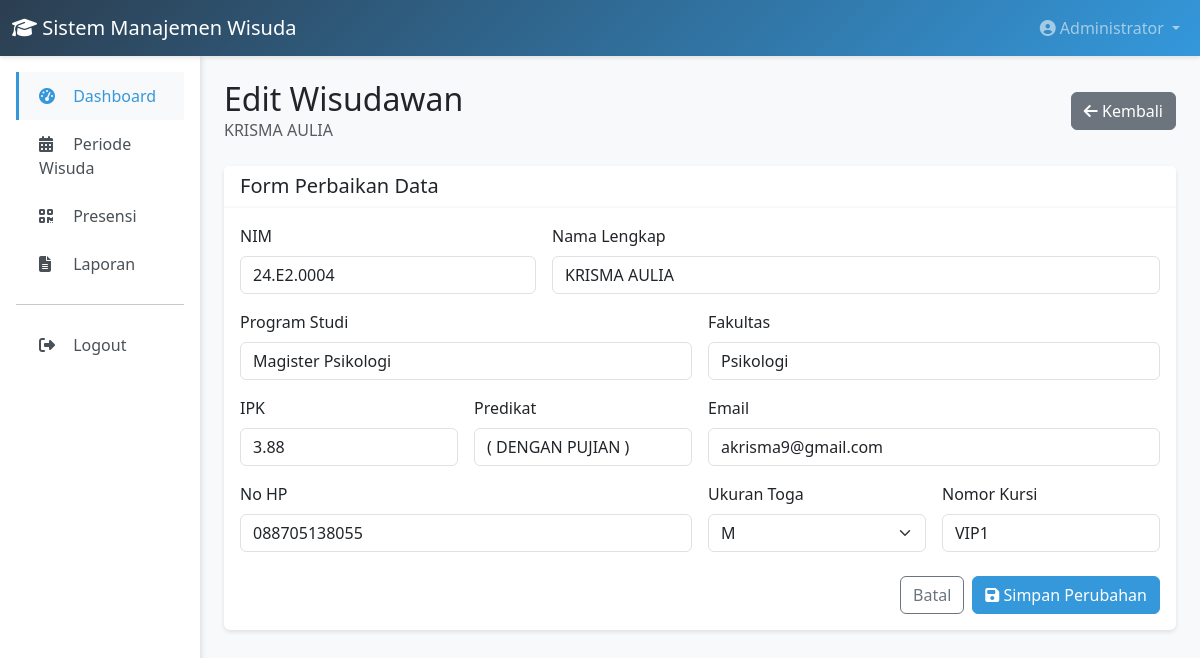
Page /index.php?url=wisudawan/edit/1/2 (signed in) on the committed database.
### tables this page shows
CREATE TABLE `2025_4_t_wisudawan` (
  `id` int NOT NULL,
  `periode_id` int NOT NULL,
  `sesi_id` int NOT NULL,
  `kode_unik` varchar(4) NOT NULL,
  `nim` varchar(20) NOT NULL,
  `nama_lengkap` varchar(100) NOT NULL,
  `program_studi` varchar(100) DEFAULT NULL,
  `fakultas` varchar(100) DEFAULT NULL,
  `ipk` decimal(3,2) DEFAULT NULL,
  `predikat` varchar(50) DEFAULT NULL,
  `email` varchar(100) DEFAULT NULL,
  `no_hp` varchar(20) DEFAULT NULL,
  `ukuran_toga` enum('VS','S','M','L','L2','L3','L4','L5','L6','L7','L8','XL','XXL') DEFAULT NULL,
  `nomor_kursi` varchar(20) DEFAULT NULL,
  `extra_data` text,
  `status_rsvp` enum('pending','confirmed','declined') DEFAULT 'pending',
  `rsvp_at` timestamp NULL DEFAULT NULL,
  `presensi_toga_at` timestamp NULL DEFAULT NULL,
  `presensi_toga_by` int DEFAULT NULL,
  `ttd_toga` text,
  `keterangan_toga` text,
  `presensi_gladi_at` timestamp NULL DEFAULT NULL,
  `presensi_gladi_by` int DEFAULT NULL,
  `presensi_hadir_at` timestamp NULL DEFAULT NULL,
  `presensi_hadir_by` int DEFAULT NULL,
  `ttd_hadir` text,
  `keterangan_hadir` text,
  `presensi_konsumsi_at` timestamp NULL DEFAULT NULL,
  `presensi_konsumsi_by` int DEFAULT NULL,
  `created_at` timestamp NULL DEFAULT CURRENT_TIMESTAMP,
  `updated_at` timestamp NULL DEFAULT CURRENT_TIMESTAMP ON UPDATE CURRENT_TIMESTAMP
);

### app/core/Database.php (called while the page is built, shortened)
<?php
class Database {
    private static $instance = null;
    private $connection;
    private function __construct() {
        try {
            $dsn = "mysql:host=" . DB_HOST . ";dbname=" . DB_NAME . ";charset=" . DB_CHARSET;
            $options = [
                PDO::ATTR_ERRMODE => PDO::ERRMODE_EXCEPTION,
                PDO::ATTR_DEFAULT_FETCH_MODE => PDO::FETCH_ASSOC,
                PDO::ATTR_EMULATE_PREPARES => false,
            ];
            $this->connection = new PDO($dsn, DB_USER, DB_PASS, $options);
        } catch (PDOException $e) {
            die("Database connection failed: " . $e->getMessage());
        }
    }
    public static function getInstance() {
        if (self::$instance === null) {
            self::$instance = new self();
        }
        return self::$instance;
    }
    public function getConnection() {
        return $this->connection;
    }
}

### app/core/Model.php (called while the page is built, shortened)
<?php
class Model {
    protected $db;
    protected $table;
    protected $primaryKey = 'id';
    public function __construct() {
        $this->db = Database::getInstance()->getConnection();
    }
    public function find($id) {
        $stmt = $this->db->prepare("SELECT * FROM {$this->table} WHERE {$this->primaryKey} = ?");
        $stmt->execute([$id]);
        return $stmt->fetch();
    }
    public function query($sql, $params = []) {
        $stmt = $this->db->prepare($sql);
        $stmt->execute($params);
        return $stmt;
    }
    public function queryOne($sql, $params = []) {
        $stmt = $this->query($sql, $params);
        return $stmt->fetch();
    }
}

### app/models/Wisudawan.php (called while the page is built, shortened)
<?php
class Wisudawan extends Model {
    public function setTable($tableName) {
        $this->table = $tableName;
    }
    public function getTableByPeriode($periodeId) {
        $result = $this->queryOne(
            "SELECT table_prefix FROM periode_wisuda WHERE id = ?",
            [$periodeId]
        );
        if ($result) {
            return $result['table_prefix'];
        }
        return null;
    }
}

### app/helpers/functions.php (called while the page is built, shortened)
<?php
function e($string) {
    return htmlspecialchars($string, ENT_QUOTES, 'UTF-8');
}
function url($path = '') {
    if (empty($path)) {
        return BASE_URL . 'index.php';
    }
    return BASE_URL . 'index.php?url=' . ltrim($path, '/');
}

### app/views/admin/wisudawan/edit.php (the view)
<?php require_once APP_PATH . '/views/layouts/header.php'; ?>
<?php require_once APP_PATH . '/views/layouts/navbar.php'; ?>
<div class="container-fluid">
    <div class="row">
        <div class="col-md-2 p-0">
            <?php require_once APP_PATH . '/views/layouts/sidebar_admin.php'; ?>
        </div>
        <div class="col-md-10 p-4">
            <div class="d-flex align-items-center justify-content-between mb-4">
                <div>
                    <h2 class="mb-0">Edit Wisudawan</h2>
                    <div class="text-muted"><?= e($wisudawan['nama_lengkap']) ?></div>
                </div>
                <a href="<?= url('wisudawan/detail/' . $wisudawan['id'] . '/' . $periode_id) ?>" class="btn btn-secondary">
                    <i class="fas fa-arrow-left"></i> Kembali
                </a>
            </div>
            <div class="card">
                <div class="card-header">
                    <h5 class="mb-0">Form Perbaikan Data</h5>
                </div>
                <div class="card-body">
                    <form method="POST" action="<?= url('wisudawan/edit/' . $wisudawan['id'] . '/' . $periode_id) ?>">
                        <div class="row g-3">
                            <div class="col-md-4">
                                <label class="form-label" for="nim">NIM</label>
                                <input type="text" class="form-control" id="nim" name="nim" value="<?= e($wisudawan['nim']) ?>">
                            </div>
                            <div class="col-md-8">
                                <label class="form-label" for="nama_lengkap">Nama Lengkap</label>
                                <input type="text" class="form-control" id="nama_lengkap" name="nama_lengkap" value="<?= e($wisudawan['nama_lengkap']) ?>">
                            </div>
                            <div class="col-md-6">
                                <label class="form-label" for="program_studi">Program Studi</label>
                                <input type="text" class="form-control" id="program_studi" name="program_studi" value="<?= e($wisudawan['program_studi']) ?>">
                            </div>
                            <div class="col-md-6">
                                <label class="form-label" for="fakultas">Fakultas</label>
                                <input type="text" class="form-control" id="fakultas" name="fakultas" value="<?= e($wisudawan['fakultas']) ?>">
                            </div>
                            <div class="col-md-3">
                                <label class="form-label" for="ipk">IPK</label>
                                <input type="text" class="form-control" id="ipk" name="ipk" value="<?= e($wisudawan['ipk']) ?>" placeholder="3.50">
                            </div>
                            <div class="col-md-3">
                                <label class="form-label" for="predikat">Predikat</label>
                                <input type="text" class="form-control" id="predikat" name="predikat" value="<?= e($wisudawan['predikat']) ?>">
                            </div>
                            <div class="col-md-6">
                                <label class="form-label" for="email">Email</label>
                                <input type="email" class="form-control" id="email" name="email" value="<?= e($wisudawan['email']) ?>">
                            </div>
                            <div class="col-md-6">
                                <label class="form-label" for="no_hp">No HP</label>
                                <input type="text" class="form-control" id="no_hp" name="no_hp" value="<?= e($wisudawan['no_hp']) ?>" placeholder="0812xxxxxxx">
                            </div>
                            <div class="col-md-3">
                                <label class="form-label" for="ukuran_toga">Ukuran Toga</label>
                                <select class="form-select" id="ukuran_toga" name="ukuran_toga">
                                    <?php $sizes = ['S','M','L','XL','XXL']; foreach ($sizes as $s): ?>
                                        <option value="<?= $s ?>" <?= ($wisudawan['ukuran_toga'] === $s ? 'selected' : '') ?>><?= $s ?></option>
                                    <?php endforeach; ?>
                                </select>
                            </div>
                            <div class="col-md-3">
                                <label class="form-label" for="nomor_kursi">Nomor Kursi</label>
                                <input type="text" class="form-control" id="nomor_kursi" name="nomor_kursi" value="<?= e($wisudawan['nomor_kursi']) ?>">
                            </div>
                        </div>
                        <div class="d-flex justify-content-end gap-2 mt-4">
                            <a href="<?= url('wisudawan/detail/' . $wisudawan['id'] . '/' . $periode_id) ?>" class="btn btn-outline-secondary">Batal</a>
                            <button type="submit" class="btn btn-primary">
                                <i class="fas fa-save"></i> Simpan Perubahan
                            </button>
                        </div>
                    </form>
                </div>
            </div>
        </div>
    </div>
</div>
<?php require_once APP_PATH . '/views/layouts/footer.php'; ?>

### app/views/layouts/header.php (style rules this page uses)
:root { --primary-color: #2c3e50; --secondary-color: #3498db; --success-color: #27ae60; --danger-color: #e74c3c; --warning-color: #f39c12; }
body { font-family: 'Segoe UI', Tahoma, Geneva, Verdana, sans-serif; background-color: #f8f9fa; }
.card { border: none; box-shadow: 0 2px 4px rgba(0,0,0,0.1); margin-bottom: 20px; }
.card-header { background-color: #fff; border-bottom: 2px solid #f8f9fa; font-weight: 600; }
.btn-primary { background-color: var(--secondary-color); border-color: var(--secondary-color); }

### rows in the picture
2025_4_t_wisudawan: nama_lengkap "KRISMA AULIA", nim "24.E2.0004", program_studi "Magister Psikologi", fakultas "Psikologi", ipk "3.88", predikat "( DENGAN PUJIAN )", email "akrisma9@gmail.com", no_hp "088705138055", ukuran_toga "M", nomor_kursi "VIP1"

### other values in the picture
APP_NAME "Sistem Manajemen Wisuda"
$_SESSION['full_name'] "Administrator"
